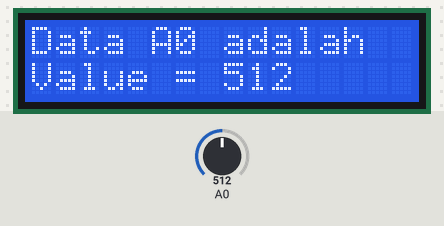
This sketch was run on a simulated Arduino Uno, built with avr-gcc and run on an emulated ATmega328P. Parts: 16×2 character LCD. The inputs (shaded band) are chosen by the test bench; at power-on: A0 = 512.

Above: at 1.2 s.
1.3 s: A0 set to 716
At 1.9 s:
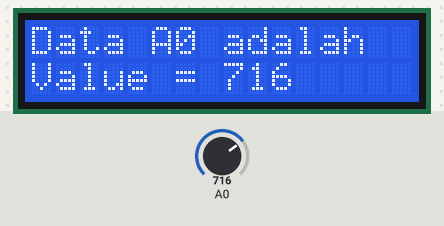
2.9 s: A0 set to 900
At 4.7 s:
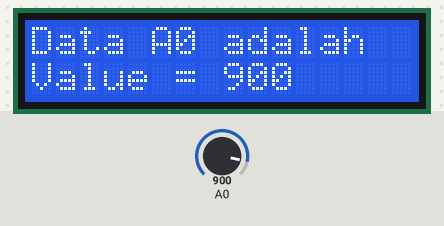
5.0 s: A0 set to 1023
At 6.7 s:
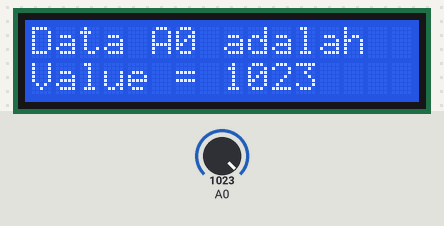
Timing chart, 0 to 8.2 s (numbered marks = the images above; inputs shaded):
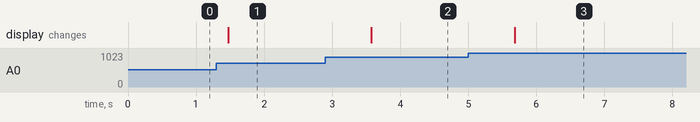

The sketch:

praktikum2.ino
```cpp
#include <LiquidCrystal.h>
LiquidCrystal lcd(2,3,4,5,6,7);

void setup() {
lcd.begin(16,2);
lcd.clear();
lcd.setCursor(0,0);
lcd.print("Data A0 adalah");
analogReference(DEFAULT);
}

void loop() {
unsigned int dataADC = analogRead(A0);
lcd.setCursor(0,1);
lcd.print("Value = ");
lcd.print(dataADC);
delay(700);
}
```

Measured:
- after the input at 1.3 s, the display: changes after 0.17 s (image 1)
- after the input at 2.9 s, the display: changes after 0.68 s (image 2)
- after the input at 5.0 s, the display: changes after 0.68 s (image 3)
